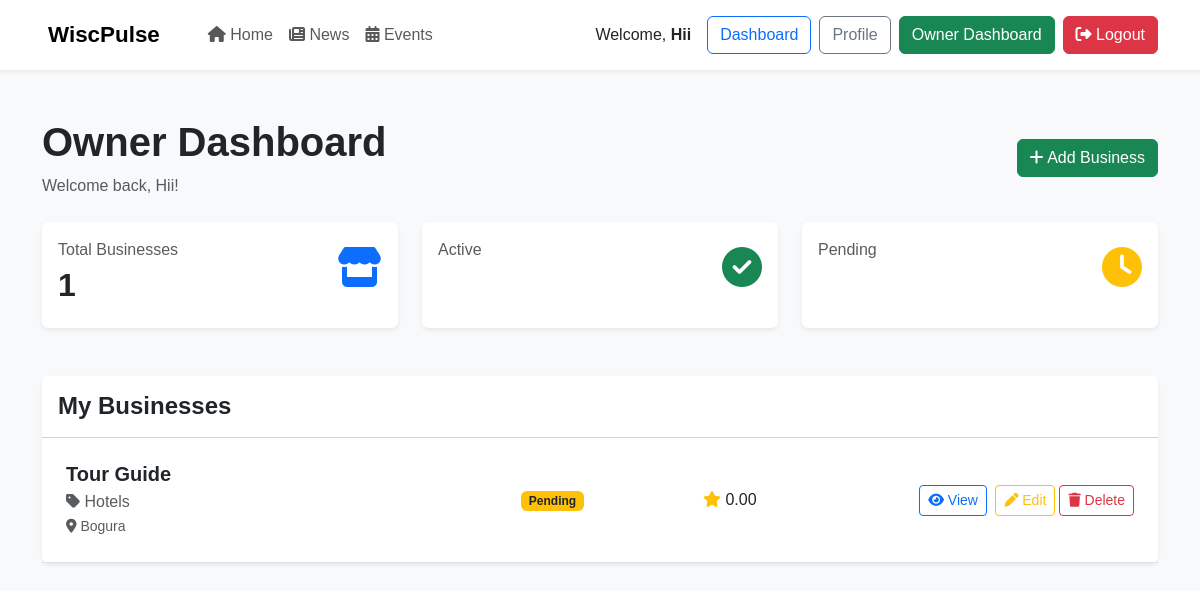
The page /accounts/owner-dashboard/ (signed in) on the database its author committed.
### apps/businesses/models.py (models this page shows, shortened)
class Business(models.Model):
    STATUS_CHOICES = [
        ("active", "Active"),
        ("pending", "Pending"),
        ("inactive", "Inactive"),
    ]
    owner = models.ForeignKey(
    User,
    on_delete=models.SET_NULL,
    null=True,
    blank=True,
    related_name="businesses")
    name = models.CharField(
        max_length=200
    )
    slug = models.SlugField(
        max_length=220,
        unique=True
    )
    category = models.ForeignKey(
        Category,
        on_delete=models.PROTECT,
        related_name="businesses"
    )
    description = models.TextField()
    logo = models.ImageField(
        upload_to="businesses/logos/",
        blank=True,
        null=True
    )
    cover_image = models.ImageField(
        upload_to="businesses/covers/",
        blank=True,
        null=True
    )
    phone = models.CharField(
        max_length=30,
        blank=True
    )
    email = models.EmailField(
        blank=True
    )
    website = models.URLField(
        blank=True
    )
    address = models.CharField(
        max_length=300
    )
    city = models.CharField(
        max_length=100
    )
    state = models.CharField(
        max_length=100,
        blank=True
    )
    postal_code = models.CharField(
        max_length=20,
        blank=True
    )
    latitude = models.DecimalField(
        max_digits=10,
        decimal_places=7,
        blank=True,
        null=True
    )
    longitude = models.DecimalField(
        max_digits=10,
        decimal_places=7,
        blank=True,
        null=True
    )
    rating = models.DecimalField(
        max_digits=3,
        decimal_places=2,
        default=0
    )
    review_count = models.PositiveIntegerField(
        default=0
    )
    views = models.PositiveIntegerField(
        default=0
    )
    status = models.CharField(
        max_length=20,
        choices=STATUS_CHOICES,
        default="pending"
    )
    is_featured = models.BooleanField(
        default=False
    )
    created_at = models.DateTimeField(
        auto_now_add=True
    )
    updated_at = models.DateTimeField(
        auto_now=True
    )
    class Meta:
        ordering = ["-is_featured", "-created_at"]
        indexes = [
            models.Index(fields=["city"]),
            models.Index(fields=["status"]),
            models.Index(fields=["category"]),
            models.Index(fields=["-created_at"]),
        ]
    def get_absolute_url(self):
        return reverse(
            "business_detail",
            kwargs={"slug": self.slug}
        )

### apps/categories/models.py (models this page shows, shortened)
class Category(models.Model):
    name = models.CharField(
        max_length=100,
        unique=True
    )
    slug = models.SlugField(
        max_length=120,
        unique=True
    )
    description = models.TextField(
        blank=True
    )
    icon = models.CharField(
        max_length=100,
        blank=True,
        help_text="Font Awesome icon class, e.g. fa-solid fa-utensils"
    )
    image = models.ImageField(
        upload_to="categories/",
        blank=True,
        null=True
    )
    is_active = models.BooleanField(
        default=True
    )
    created_at = models.DateTimeField(
        auto_now_add=True
    )
    updated_at = models.DateTimeField(
        auto_now=True
    )
    class Meta:
        ordering = ["name"]
        verbose_name = "Category"
        verbose_name_plural = "Categories"

### apps/accounts/views.py (the view)
@login_required
def owner_dashboard(request):
    if request.user.profile.user_type != "owner":
        return redirect("dashboard")
    businesses = Business.objects.filter(
        owner=request.user
    )
    context = {
        "businesses": businesses
    }
    return render(
        request,
        "accounts/owner_dashboard.html",
        context
    )

### templates/accounts/owner_dashboard.html (shortened to what this page needs)
{% extends "base.html" %}
{% block content %}
<div class="container py-5">
    <div class="d-flex justify-content-between align-items-center mb-4">
        <div>
            <h1 class="fw-bold">
                Owner Dashboard
            </h1>
            <p class="text-muted mb-0">
                Welcome back, {{ user.username }}!
            </p>
        </div>
        <a href="{% url 'add_business' %}" class="btn btn-success">
            <i class="fa-solid fa-plus"></i>
            Add Business
        </a>
    </div>
    <div class="row g-4 mb-5">
        <div class="col-md-4">
            <div class="card border-0 shadow-sm h-100">
                <div class="card-body">
                    <div class="d-flex justify-content-between">
                        <div>
                            <p class="text-muted mb-1">
                                Total Businesses
                            </p>
                            <h2 class="fw-bold">
                                {{ businesses.count }}
                            </h2>
                        </div>
                        <div class="fs-1 text-primary">
                            <i class="fa-solid fa-store"></i>
                        </div>
                    </div>
                </div>
            </div>
        </div>
        <div class="col-md-4">
            <div class="card border-0 shadow-sm h-100">
                <div class="card-body">
                    <div class="d-flex justify-content-between">
                        <div>
                            <p class="text-muted mb-1">
                                Active
                            </p>
                        </div>
                        <div class="fs-1 text-success">
                            <i class="fa-solid fa-circle-check"></i>
                        </div>
                    </div>
                </div>
            </div>
        </div>
        <div class="col-md-4">
            <div class="card border-0 shadow-sm h-100">
                <div class="card-body">
                    <div class="d-flex justify-content-between">
                        <div>
                            <p class="text-muted mb-1">
                                Pending
                            </p>
                        </div>
                        <div class="fs-1 text-warning">
                            <i class="fa-solid fa-clock"></i>
                        </div>
                    </div>
                </div>
            </div>
        </div>
    </div>
    <div class="card border-0 shadow-sm">
        <div class="card-header bg-white py-3">
            <h4 class="mb-0 fw-bold">
                My Businesses
            </h4>
        </div>
        <div class="card-body p-0">
            {% for business in businesses %}
            <div class="owner-business-item p-4 border-bottom">
                <div class="row align-items-center">
                    <div class="col-md-5">
                        <h5 class="mb-1 fw-bold">
                            {{ business.name }}
                        </h5>
                        <p class="text-muted mb-0">
                            <i class="fa-solid fa-tag"></i>
                            {{ business.category.name }}
                        </p>
                        <small class="text-muted">
                            <i class="fa-solid fa-location-dot"></i>
                            {{ business.city }}
                        </small>
                    </div>
                    <div class="col-md-2">
                        {% if business.status == "active" %}
                        <span class="badge bg-success">
                            Active
                        </span>
                        {% elif business.status == "pending" %}
                        <span class="badge bg-warning text-dark">
                            Pending
                        </span>
                        {% else %}
                        <span class="badge bg-secondary">
                            Inactive
                        </span>
                        {% endif %}
                    </div>
                    <div class="col-md-2">
                        <span class="text-warning">
                            <i class="fa-solid fa-star"></i>
                        </span>
                        {{ business.rating }}
                    </div>
                    <div class="col-md-3 text-md-end mt-3 mt-md-0">
                        <a href="{{ business.get_absolute_url }}" class="btn btn-sm btn-outline-primary">
                            <i class="fa-solid fa-eye"></i>
                            View
                        </a>
                        <a href="{% url 'edit_business' business.pk %}" class="btn btn-sm btn-outline-warning">
                            <i class="fa-solid fa-pen"></i>
                            Edit
                            <a href="{% url 'delete_business' business.pk %}" class="btn btn-sm btn-outline-danger">
                                <i class="fa-solid fa-trash"></i>
                                Delete
                            </a>
                    </div>
                </div>
            </div>
            {% endfor %}
        </div>
    </div>
</div>
{% endblock %}

### templates/base.html (shortened to what this page needs)
{% load static %}
<!DOCTYPE html>
<html lang="en">
<head>
    <link href="https://cdn.jsdelivr.net/npm/bootstrap@5.3.3/dist/css/bootstrap.min.css" rel="stylesheet">
    <link rel="stylesheet" href="https://cdnjs.cloudflare.com/ajax/libs/font-awesome/6.7.2/css/all.min.css">
    <link rel="stylesheet" href="{% static 'css/accounts.css' %}">
    <link rel="stylesheet" href="{% static 'css/style.css' %}">
</head>
<body>
    <header>
        <nav class="navbar navbar-expand-lg bg-white shadow-sm">
            <div class="container">
                <a class="navbar-brand fw-bold" href="/">
                    WiscPulse
                </a>
                <div class="collapse navbar-collapse" id="mainNavbar">
                    <ul class="navbar-nav me-auto ms-lg-4">
                        <li class="nav-item">
                            <a class="nav-link" href="/">
                                <i class="fa-solid fa-house"></i>
                                Home
                            </a>
                        </li>
                        <li class="nav-item">
                            <a class="nav-link" href="{% url 'news:news_list' %}">
                                <i class="fa-solid fa-newspaper"></i>
                                News
                            </a>
                        </li>
                        <li class="nav-item">
                            <a class="nav-link" href="{% url 'events:event_list' %}">
                                <i class="fa-solid fa-calendar-days"></i>
                                Events
                            </a>
                        </li>
                    </ul>
                    <div class="d-flex align-items-center gap-2">
                        {% if user.is_authenticated %}
                        <span class="me-2">
                            Welcome,
                            <strong>{{ user.username }}</strong>
                        </span>
                        <a href="{% url 'dashboard' %}" class="btn btn-outline-primary">
                            Dashboard
                        </a>
                        <a href="{% url 'profile' %}" class="btn btn-outline-secondary">
                            Profile
                        </a>
                        {% if user.profile.user_type == "owner" %}
                        <a href="{% url 'owner_dashboard' %}" class="btn btn-success">
                            Owner Dashboard
                        </a>
                        {% endif %}
                        <form method="POST" action="{% url 'logout' %}" class="d-inline">
                            <button type="submit" class="btn btn-danger">
                                <i class="fa-solid fa-right-from-bracket"></i>
                                Logout </button>
                        </form>
                        {% endif %}
                    </div>
                </div>
            </div>
        </nav>
    </header>
    <main>
        {% block content %}
        {% endblock %}
    </main>
</body>
</html>

### static/css/style.css (style rules this page uses)
body { background: #f8f9fa; color: #212529; font-family: Arial, sans-serif; }
.navbar { min-height: 70px; }
.navbar-brand { font-size: 1.4rem; }
.owner-business-item { transition: 0.2s ease; }
.owner-business-item h5 { color: #212529; }
.owner-business-item .btn { margin-left: 4px; }

### rows shown on the page
Business: name "Tour Guide", category.name "Hotels", city "Bogura", status "Pending", rating "0.00"

### other values the page prints
{{ user.username }} "Hii"
{{ businesses.count }} "1"
